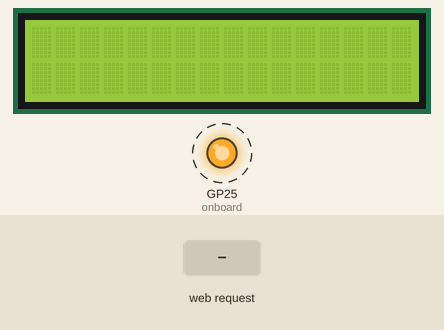
Recording of a program running on a simulated Raspberry Pi Pico running MicroPython. Parts: 16×2 character LCD, output pins drawn as LEDs (lit = HIGH). Dashed ring = blinking. Inputs (shaded band) come from the test bench. WiFi joins after 1.5 s; what the program prints to the serial console is not drawn.

Above: at 1.2 s.
1.3 s: HTTP request GET / received
At 2.3 s:
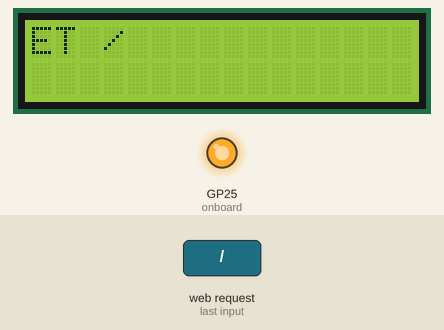
Timing chart, 0 to 4.3 s (numbered marks = the images above; inputs shaded):
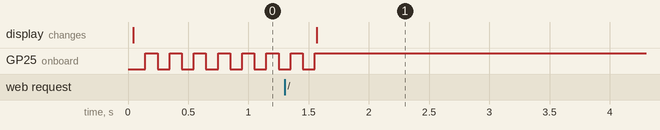

Measured:
- after the input at 1.3 s, the display: changes after 0.27 s (image 1)

The program:

web_lcd_controller.py
```python
import time

import network
import uasyncio
from gpio_lcd import GpioLcd
from machine import PWM, Pin

SSID = 'Uday Karthikeya'
PASSWORD = '87654321'

onboard = Pin('LED', Pin.OUT)

text = 'started'

# Create the LCD object
lcd = GpioLcd(rs_pin=Pin(8),
              enable_pin=Pin(9),
              d4_pin=Pin(10),
              d5_pin=Pin(11),
              d6_pin=Pin(12),
              d7_pin=Pin(13),
              num_lines=2, num_columns=16)

html = '''
<!DOCTYPE html>
<html>

<head>
    <style>
        body {{
            background-color: #f2f2f2;
            font-family: Arial, Helvetica, sans-serif;
            text-align: center;
        }}

        h1 {{
            color: #4CAF50;
            font-size: 6vw;
        }}

        p {{
            font-size: 20px;
            font-size: 4vw;
        }}

        .slider {{
            width: 100%;
            height: 15px;
            border-radius: 5px;
            background: #d3d3d3;
            outline: none;
            opacity: 0.7;
            transition: opacity .2s;
        }}
    </style>
</head>

<body>
    <h1>Raspberry Pi Pico W Server</h1>
    <p>Welcome to this Raspberry Pi Pico Server <strong>asynchronously</strong> deployed on the network {network}</p>
    <input type="text" name="LCD Content" id="lcd-content">
    <input type="button" value="Submit" id="submit">
    <script>
        document.getElementById('submit').addEventListener('click', (function () {{
            fetch("http://{addr}/lcd=" + document.getElementById('lcd-content').value, {{ method: 'POST', headers: {{}} }});
        }}));
    </script>
</body>

</html>
'''


def connect():
    wlan = network.WLAN(network.STA_IF)
    wlan.active(True)
    wlan.disconnect()

    # Connect to the network
    wlan.connect(SSID, PASSWORD)

    # Wait for connection
    max_attempts = 200
    while max_attempts > 0:
        if wlan.status() < 0 or wlan.status() >= 3:
            break
        max_attempts -= 1
        time.sleep(0.1)
        onboard.toggle()
        print('Connecting to network...')

    if wlan.isconnected():
        print('Connected to network', SSID)

        # Print network information
        print('Network config:', wlan.ifconfig())
        onboard.value(1)
        global html
        html = html.format(network=SSID, addr=wlan.ifconfig()[0])
    else:
        print('Connection failed to network', SSID)
        onboard.value(0)


async def serve(reader, writer):

    request = await reader.readline()

    while True:
        line = await reader.readline()
        if not line or line == b'\r\n':
            break

    response = html

    request = str(request)
    index = request.find('lcd=')
    indexEnd = request.find('HTTP')
    value = request[index + 4:indexEnd]

    if index == -1 and indexEnd == -1:
        value = 0

    print('Value:', value)

    global text
    text = value.replace("%20", " ")
    lcd.clear()
    lcd.putstr(str(text))

    writer.write('HTTP/1.0 200 OK\r\nContent-type: text/html\r\n\r\n')
    writer.write(response)
    await writer.drain()
    await writer.wait_closed()


async def main():
    connect()

    print('Starting server...')
    uasyncio.create_task(uasyncio.start_server(serve, '0.0.0.0', 80))
    global text
    while True:
        # lcd.putstr(str(text))
        await uasyncio.sleep(0.0001)
        # lcd.clear()5


try:
    uasyncio.run(main())
    # while True:
    #     led.duty_u16(int(duty * 650.25))
    #     print('Duty:', duty)
    #     time.sleep(0.1)
finally:
    uasyncio.new_event_loop()
```
